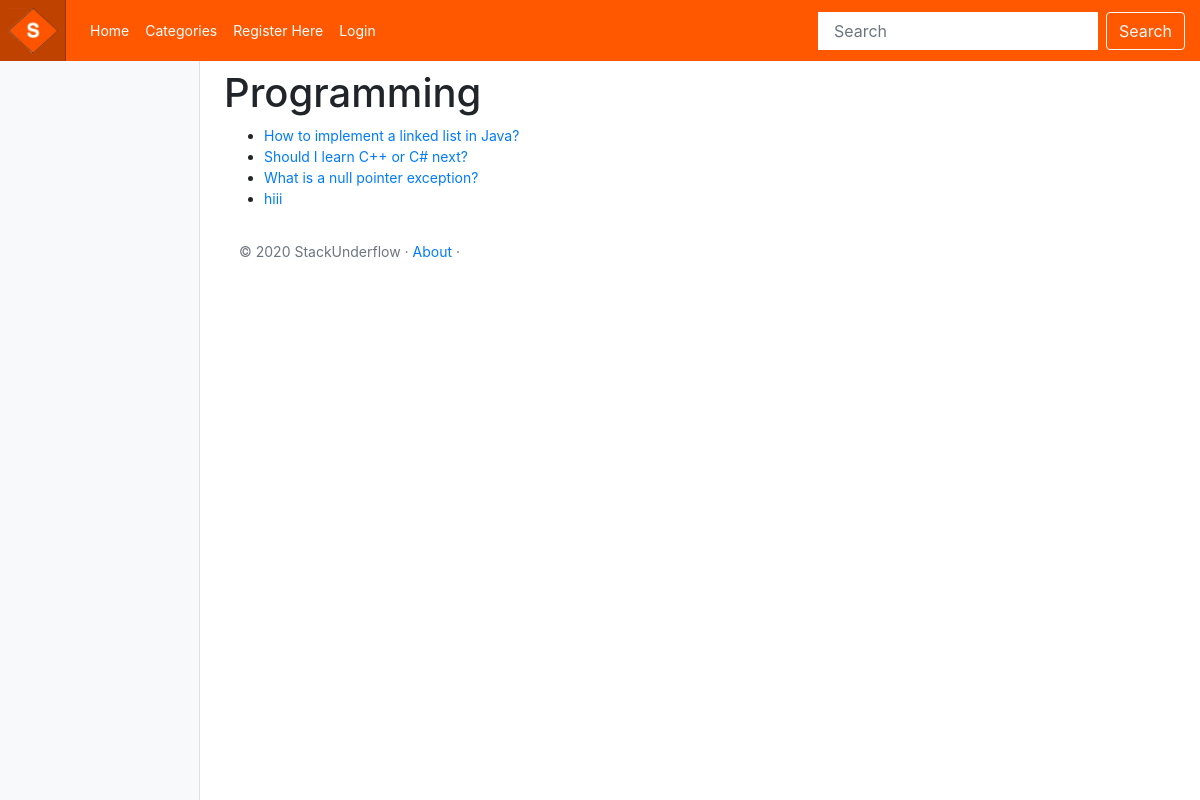
Page /stack_underflow/category/programming/ on the earlier database version.
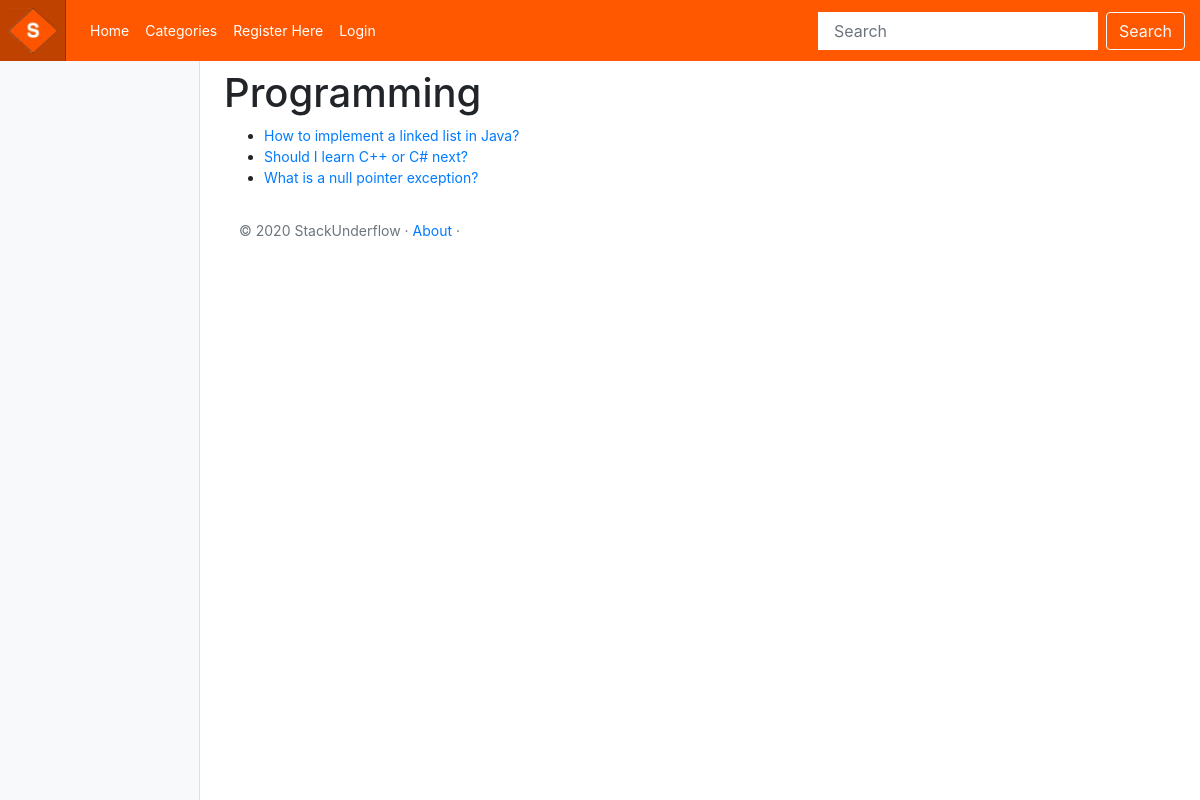
Same page on the later database version.
### stack_underflow/models.py (models this page shows, shortened)
class Thread(models.Model):
    category = models.ForeignKey(Category, on_delete=models.CASCADE)
    question = models.CharField(max_length=128, unique=True)
    replies = models.IntegerField(default=0)
    slug = models.SlugField(unique=True)

### stack_underflow/views.py (the view)
# urls.py: path('category/<slug:category_name_slug>/', views.show_category, name='show_category'),
def show_category(request, category_name_slug):
    context_dict = {}
    try:
        category = Category.objects.get(slug=category_name_slug)
        threads = Thread.objects.filter(category=category)
        context_dict['threads'] = threads
        context_dict['category'] = category
    except Category.DoesNotExist:
        context_dict['category'] = None
        context_dict['threads'] = None
    return render(request, 'stack_underflow/category.html', context=context_dict)

### templates/stack_underflow/category.html (shortened to what this page needs)
<!DOCTYPE html>
{% extends 'stack_underflow/base.html' %}
{% load staticfiles %}
{% block body_block %}
    {% if category %}
    <h1>{{ category.name }}</h1>
    {% if threads %}
    <ul>
        {% for thread in threads %}
        <li><a href="{% url 'stack_underflow:show_thread' thread.slug %}">{{ thread.question }}</a></li>
        {% endfor %}
    </ul>
    {% else %}
    <strong>No pages currently in category.</strong>
    {% endif %}
    {% else %}
    The specified category does not exist.
    {% endif %}
{% endblock %}

Differences in the rows shown:
removed Thread: question "hiii"
